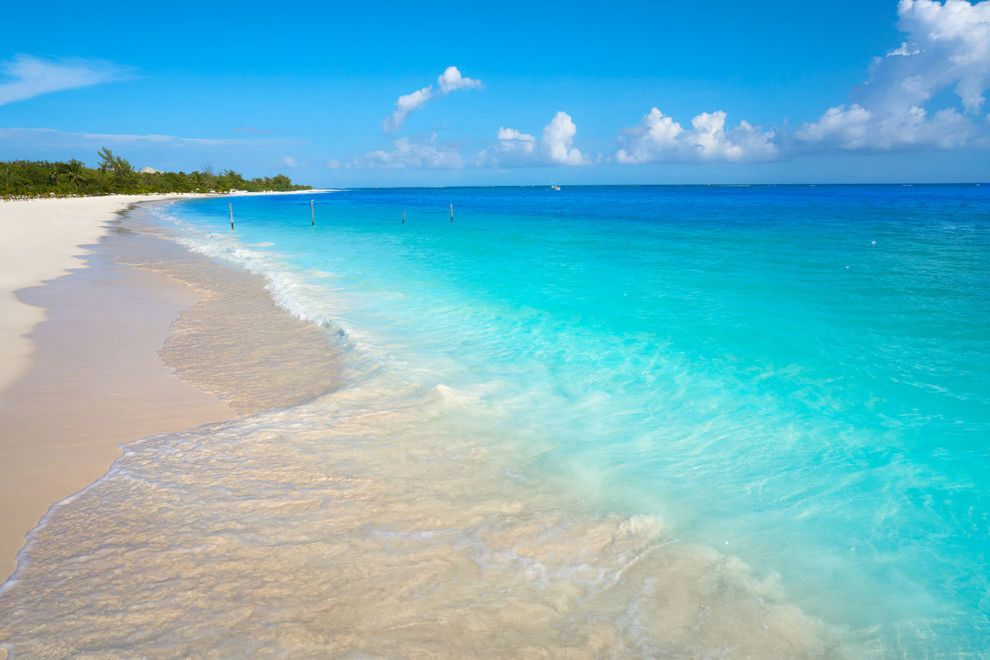
#> input picture opencv_training/images/beach.jpg, 990 x 660 px, given in place of the camera
$ python track.py
#> lines starting #> are read from the running program, lines starting #| are printed output that depends on the picture; after the words box and inside, x2 and y2 are one past the last pixel; in counts of white or black regions, pixels touching at a corner belong together
import numpy as np
import argparse
import time
import cv2

ap = argparse.ArgumentParser()
ap.add_argument("-v", "--video", help = "path to the video file")
args = vars(ap.parse_args())

blueLower = np.array([100, 67, 0], dtype = "uint8")
blueUpper = np.array([255, 128, 50], dtype = "uint8")

if not args.get("video"):
    camera = cv2.VideoCapture(-1)
else:
    camera = cv2.VideoCapture(args["video"])

while True:
    (grabbed, frame) = camera.read() # grabbed is boolean
#> frame is the input picture: shape (660, 990, 3); mean B, G, R 200, 182.4, 110.3

    if not grabbed:
        break

    blue = cv2.inRange(frame, blueLower, blueUpper)
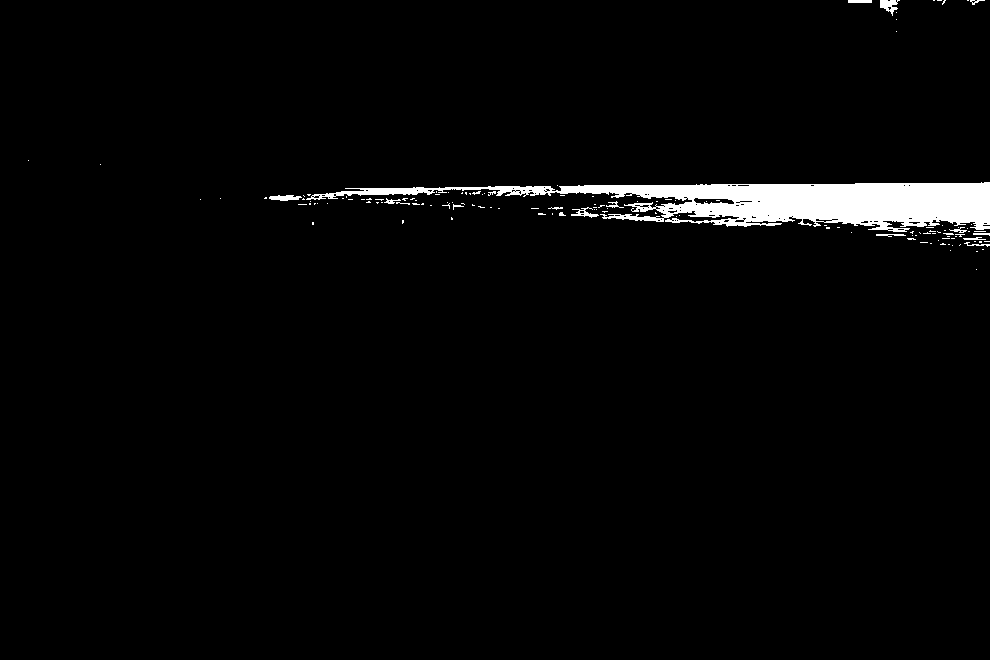
#> blue: shape (660, 990); 2.6% white; 137 white regions (121 under 20 px)
    blue = cv2.GaussianBlur(blue, (3, 3), 0)
    (cnts, _) = cv2.findContours(blue.copy(), cv2.RETR_EXTERNAL, cv2.CHAIN_APPROX_SIMPLE)
#> cnts = 39 contours, 26 with area under 20; largest, box (x1, y1, x2, y2) and area: (263, 181, 990, 248) 20078, (374, 197, 425, 206) 282, (879, 0, 901, 17) 218, (441, 201, 466, 211) 99, (847, 0, 873, 4) 75

    if len(cnts) > 0:
        cnt = sorted(cnts, key = cv2.contourArea, reverse = True)[0]
#> cnt = contour of 535 points, box (x1, y1, x2, y2) (263, 181, 990, 248), area 20078
        rect = np.int32(cv2.boxPoints(cv2.minAreaRect(cnt)))
#> rect = [[989, 247], [263, 247], [263, 181], [989, 181]]
        cv2.drawContours(frame, [rect], -1, (0, 255, 0), 2)
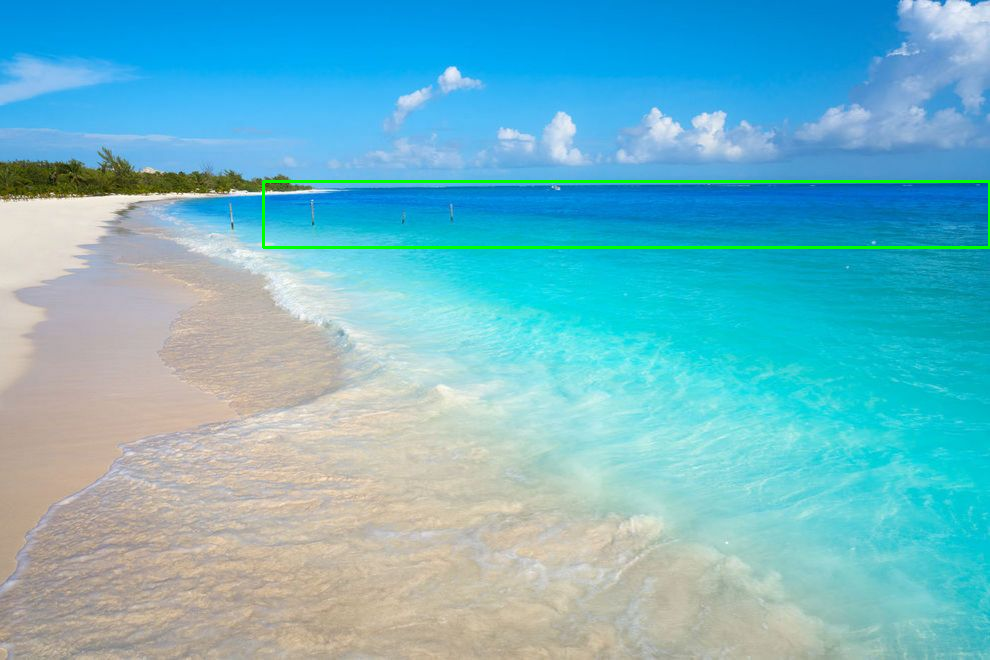
#> frame: shape (660, 990, 3); 0.72% of pixels changed, all inside (x1, y1, x2, y2) = (262, 180, 990, 249)

    cv2.imshow("Tracking", frame)
    cv2.imshow("Binary", blue)

    time.sleep(0.025)

    if cv2.waitKey(1) & 0xFF == ord("q"):
#> (key q is pressed here)
        break

camera.release()
cv2.destroyAllWindows()
